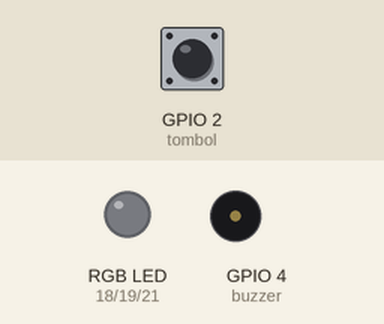
Recording of a sketch running on a simulated ESP32. Shown: an RGB LED mixed from three pins (HIGH = lit), buzzer (waves = sounding, pin HIGH). Inputs (shaded band) come from the test bench; at power-on: GPIO 2 (tombol) HIGH.

Above: at 1.25 s.
1.3 s: GPIO 2 (tombol) pulled LOW for 0.15 s
At 1.6 s:
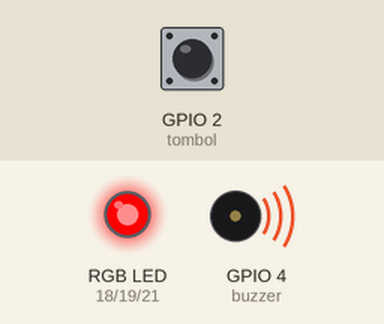
4.3 s: GPIO 2 (tombol) pulled LOW for 1 s
At 4.6 s:
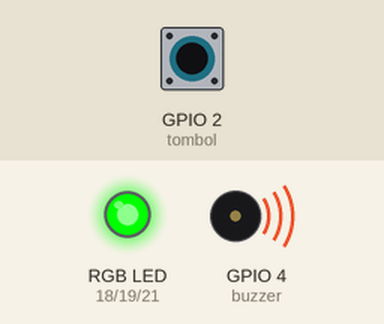
7.3 s: GPIO 2 (tombol) pulled LOW for 0.15 s
At 7.6 s:
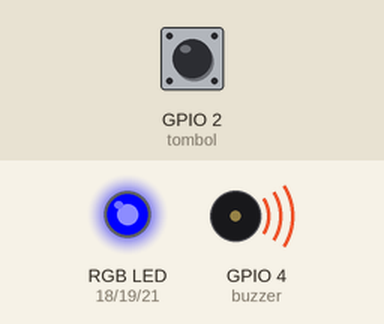
10.3 s: GPIO 2 (tombol) pulled LOW for 3.2 s
At 10.4 s:
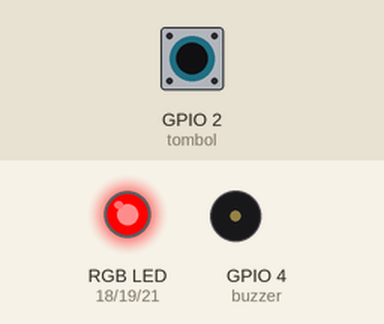
Timing chart, 0 to 16.0 s (numbered marks = the images above; inputs shaded):
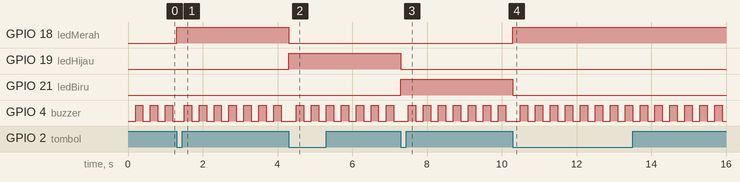

The sketch:

S1_Code_class6_PT2-PT3.ino
```cpp
// =========================
// LED RGB + Push Button + Buzzer
// ESP32 - SD Kelas 6
// =========================

// Pin LED RGB
const int ledMerah = 18;
const int ledHijau = 19;
const int ledBiru  = 21;

// Pin Push Button
const int tombol = 2;

// Pin Buzzer
const int buzzer = 4;

// Variabel warna
int warna = 0;

// Untuk mendeteksi sekali tekan
bool tombolLama = HIGH;

// Waktu buzzer
unsigned long waktuBuzzer = 0;
bool statusBuzzer = LOW;

void setup() {
  pinMode(ledMerah, OUTPUT);
  pinMode(ledHijau, OUTPUT);
  pinMode(ledBiru, OUTPUT);

  pinMode(tombol, INPUT_PULLUP);

  pinMode(buzzer, OUTPUT);

  matikanSemua();
}

void loop() {

  // =========================
  // Buzzer Bunyi Terus
  // =========================
  if (millis() - waktuBuzzer >= 200) {
    waktuBuzzer = millis();

    statusBuzzer = !statusBuzzer;
    digitalWrite(buzzer, statusBuzzer);
  }

  // =========================
  // Push Button
  // =========================
  bool tombolSekarang = digitalRead(tombol);

  if (tombolLama == HIGH && tombolSekarang == LOW) {

    warna++;

    if (warna > 3) {
      warna = 1;
    }

    matikanSemua();

    if (warna == 1) {
      digitalWrite(ledMerah, HIGH);
    }
    else if (warna == 2) {
      digitalWrite(ledHijau, HIGH);
    }
    else if (warna == 3) {
      digitalWrite(ledBiru, HIGH);
    }

    delay(200); // Anti bouncing
  }

  tombolLama = tombolSekarang;
}

// Fungsi mematikan semua LED
void matikanSemua() {
  digitalWrite(ledMerah, LOW);
  digitalWrite(ledHijau, LOW);
  digitalWrite(ledBiru, LOW);
}
```

Measured:
- after the input at 1.3 s, GPIO 18 (ledMerah): LOW → HIGH at once
- after the input at 4.3 s, GPIO 18 (ledMerah): HIGH → LOW at once; GPIO 19 (ledHijau): LOW → HIGH at once
- after the input at 7.3 s, GPIO 19 (ledHijau): HIGH → LOW at once; GPIO 21 (ledBiru): LOW → HIGH at once
- after the input at 10.3 s, GPIO 18 (ledMerah): LOW → HIGH at once; GPIO 21 (ledBiru): HIGH → LOW at once
- by itself, GPIO 4 (buzzer): alternates HIGH for 0.20 s and LOW for 0.20 s
